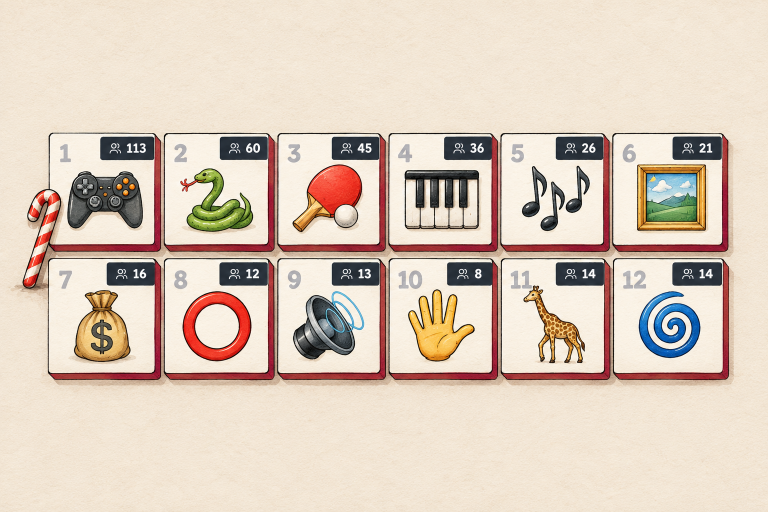
#> input picture components/room/tools/art/projects/advent-of-no-code.png, 1536 x 1024 px, given in place of levels.png, which was not available (shown at 1/2 size)
$ python projects.py
#> lines starting #> are read from the running program, lines starting #| are printed output that depends on the picture
"""Ship the project cards for the Projects section of /room/.

Each project is one clean thing painted by ChatGPT in the room's ink and watercolour, from its real
screenshot or photo (prompts: prompts/project-<slug>.txt, paintings: art/projects/<slug>.png, the
real references: art/projects/refs/). For every card this writes two images into
public/lab/room/projects/:

    <slug>.webp         the painting, in colour
    <slug>-pencil.webp  the same picture in pencil on paper, shown at rest

The page cross-fades from pencil to colour on hover. Photos of people and dark objects (SOFT) get a
lighter, warmer pencil with almost no outlines, so faces don't turn eerie.

    python3 components/room/tools/projects.py
"""

from pathlib import Path

import numpy as np
from PIL import Image
from scipy import ndimage

HERE = Path(__file__).parent
ART = HERE / "art" / "projects"
OUT = HERE.parents[2] / "public" / "lab" / "room" / "projects"
SIZE = (1080, 720)
WIDTHS = (540, 720)  # extra widths for srcset; the cards show at about 340 CSS px

SLUGS = ["levels", "youtldr", "zlta-stopa", "mood-radio", "pegboard-toy", "ai-build-week", "cmux-deck", "bratislava-slushd", "advent-of-no-code", "howthings-work", "tada", "enkiplate"]
SOFT = {"pegboard-toy", "ai-build-week", "cmux-deck", "bratislava-slushd", "tada"}

PAPER = np.array([0.947, 0.921, 0.876])
GRAPHITE = {False: np.array([0.27, 0.25, 0.23]), True: np.array([0.36, 0.31, 0.26])}


def cover(im: Image.Image, size: tuple) -> Image.Image:
#> called with size = (1080, 720)
    w, h = size
#> w = 1080; h = 720
    scale = max(w / im.width, h / im.height)
#> scale = 0.703
    im = im.resize((round(im.width * scale), round(im.height * scale)), Image.LANCZOS)
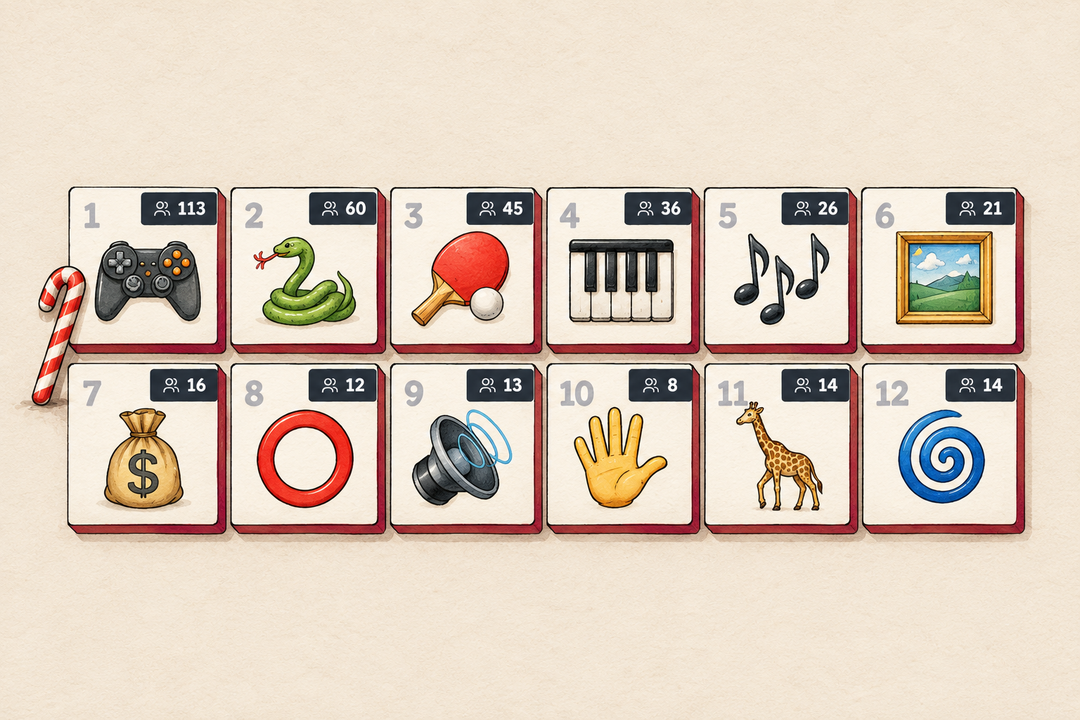
#> im: PIL image 1080x720 RGB; mean R, G, B 220.3, 204.1, 189
    x, y = (im.width - w) // 2, (im.height - h) // 2
#> x = 0; y = 0
    return im.crop((x, y, x + w, y + h))


def pencil(rgb: np.ndarray, soft: bool, seed: int) -> np.ndarray:
    """Graphite on paper: tone from a slightly blurred picture, outlines from its own edges, a
    little hatching in the darks, and paper grain."""
#> called with soft = False, seed = 0
    lum = rgb[..., 0] * 0.299 + rgb[..., 1] * 0.587 + rgb[..., 2] * 0.114
    tone = ndimage.uniform_filter(lum, 4)
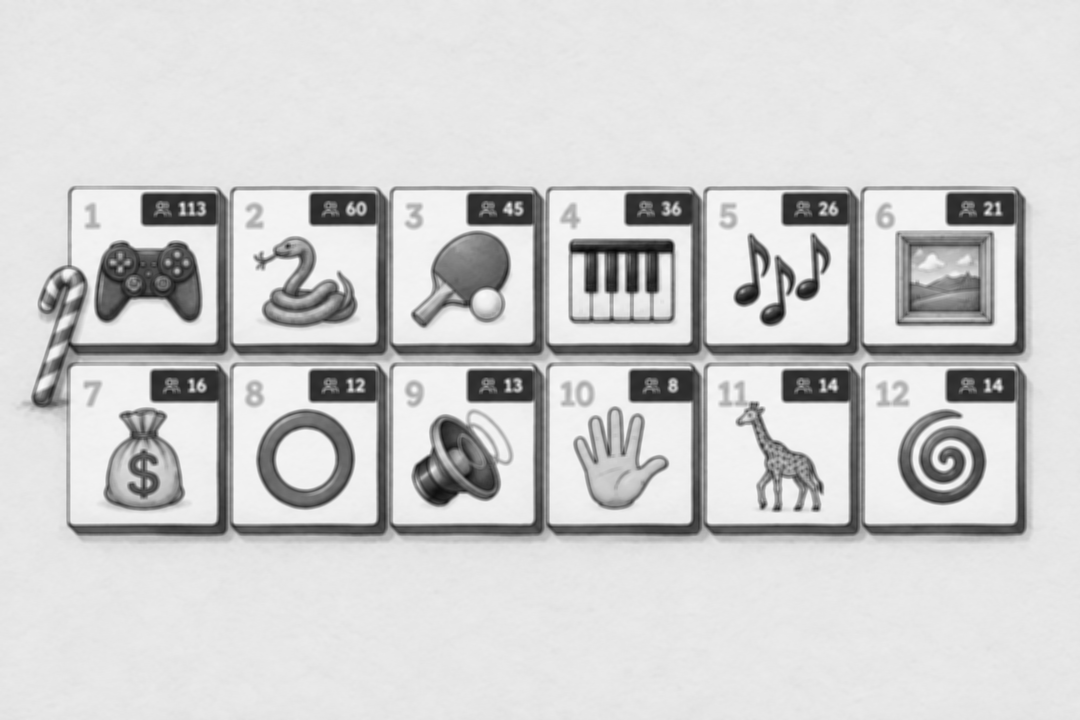
#> tone: shape (720, 1080) float64; min 0.0272, max 0.977, mean 0.813
    edge = np.clip(np.hypot(ndimage.sobel(lum, 1), ndimage.sobel(lum, 0)) * 0.25, 0, 1)
    fill = (1 - tone) ** (1.7 if soft else 1.35) * (0.5 if soft else 0.66)
    lines = edge * (0.08 if soft else 0.3)
    h, w = lum.shape
#> h = 720; w = 1080
    yy, xx = np.mgrid[0:h, 0:w]
    hatch = 0.0 if soft else ((((xx + yy) * 0.18) % 1) > 0.55) * np.clip((1 - tone - 0.45) / 0.45, 0, 1) * 0.06
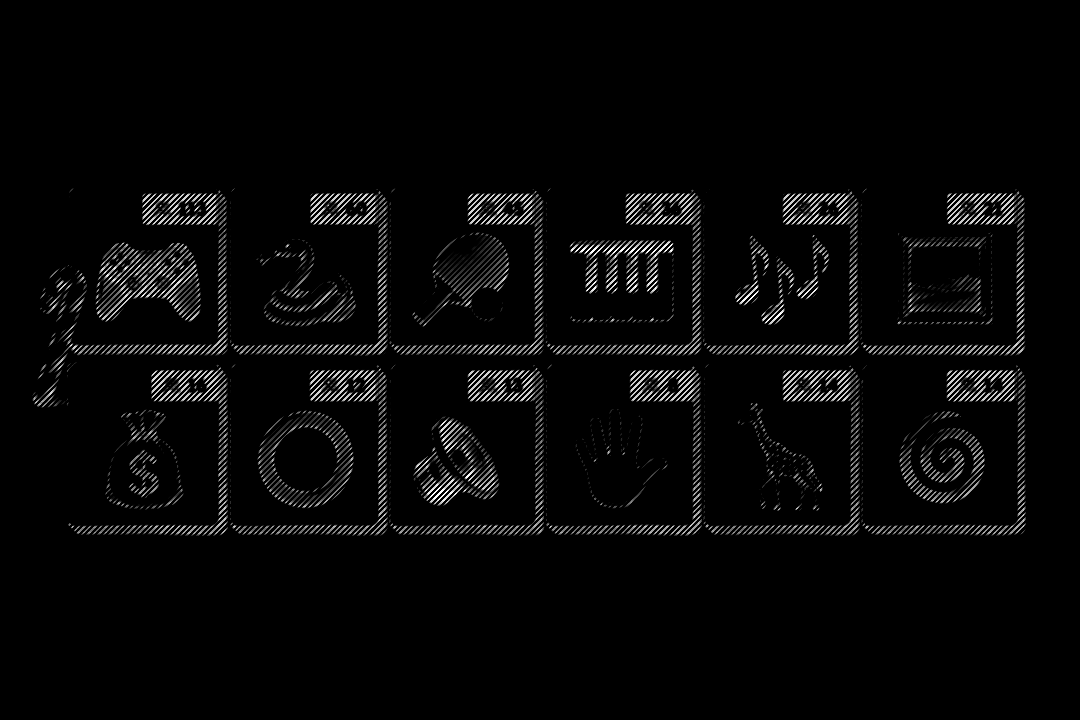
#> hatch: shape (720, 1080) float64; min 0, max 0.06, mean 0.00175; drawn with min black and max white
    rng = np.random.default_rng(seed)
    grain = (rng.random((h, w)) - 0.5) * 0.06 + (ndimage.gaussian_filter(rng.random((h, w)), 6) - 0.5) * 0.35
    amount = np.clip(fill + lines + hatch, 0, 0.74)[..., None]
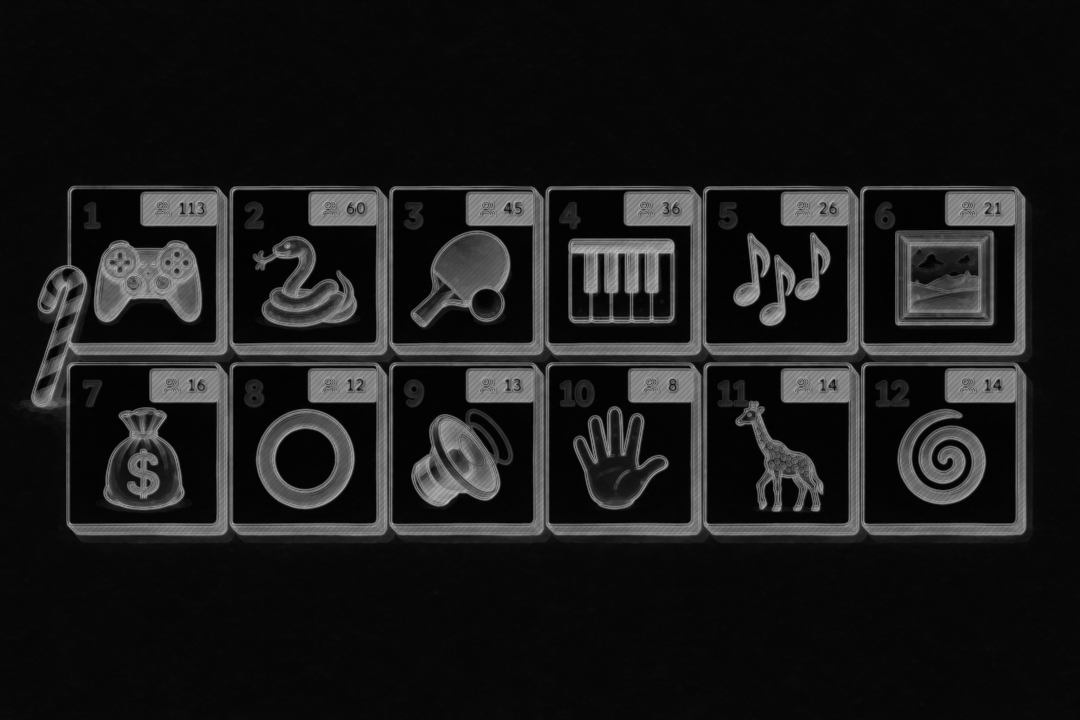
#> amount: shape (720, 1080, 1) float64; min 0.00571, max 0.74, mean 0.107
    graphite = GRAPHITE[soft]
    return np.clip(PAPER + (graphite - PAPER) * amount + grain[..., None], 0, 1)
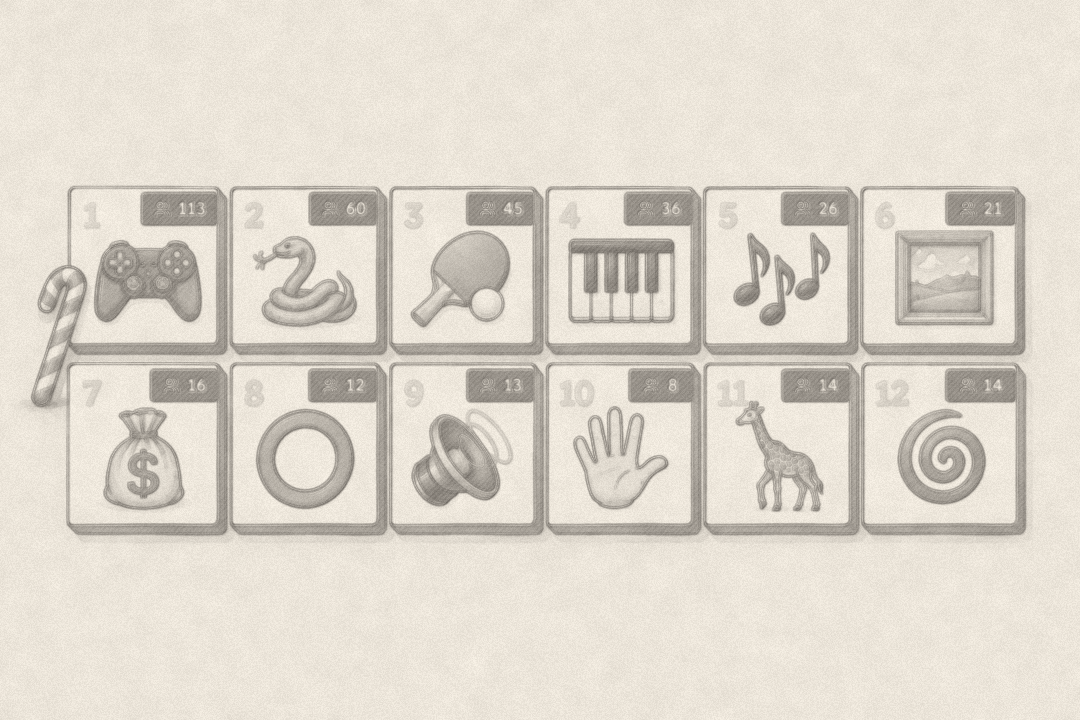
#> returned value: shape (720, 1080, 3) float64; mean of channels 0, 1, 2 0.875, 0.85, 0.807; drawn as R, G, B


def main() -> None:
    OUT.mkdir(parents=True, exist_ok=True)
    for index, slug in enumerate(SLUGS):
        card = cover(Image.open(ART / f"{slug}.png").convert("RGB"), SIZE)
        card.save(OUT / f"{slug}.webp", "WEBP", quality=80, method=6)
        rgb = np.asarray(card, dtype=np.float64) / 255
        grey = Image.fromarray((pencil(rgb, slug in SOFT, index) * 255).astype(np.uint8))
        grey.save(OUT / f"{slug}-pencil.webp", "WEBP", quality=78, method=6)
        for width in WIDTHS:
            size = (width, round(width * SIZE[1] / SIZE[0]))
            card.resize(size, Image.LANCZOS).save(OUT / f"{slug}-{width}.webp", "WEBP", quality=80, method=6)
            grey.resize(size, Image.LANCZOS).save(OUT / f"{slug}-pencil-{width}.webp", "WEBP", quality=78, method=6)
#> this loop made 2 passes
#> pass 2, in main, `card.resize(size, Image.LANCZOS).save(OUT / f"{slug}-{width}.webp", "W..`:
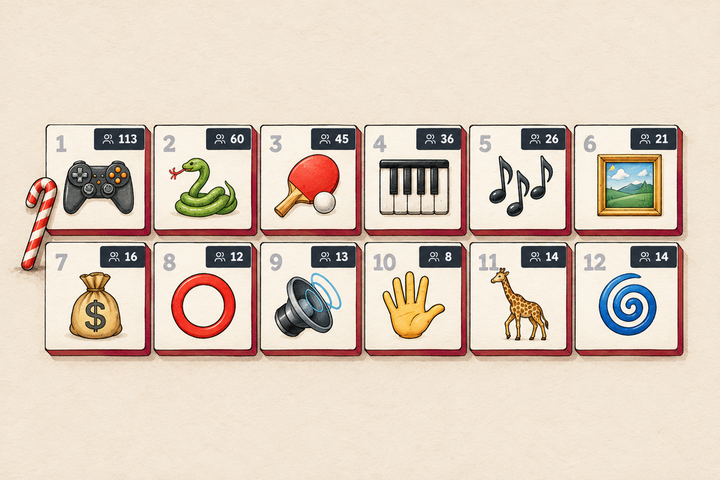
#> saved as levels-720.webp: PIL image 720x480 RGB; mean R, G, B 220.2, 204.1, 188.9
        sizes = [(OUT / f"{slug}{suffix}.webp").stat().st_size // 1024 for suffix in ("", "-pencil")]
        print(f"{slug:18} colour {sizes[0]} KB, pencil {sizes[1]} KB")
#> pass 2 of the loop in main, `for index, slug in enumerate(SLUGS):`:
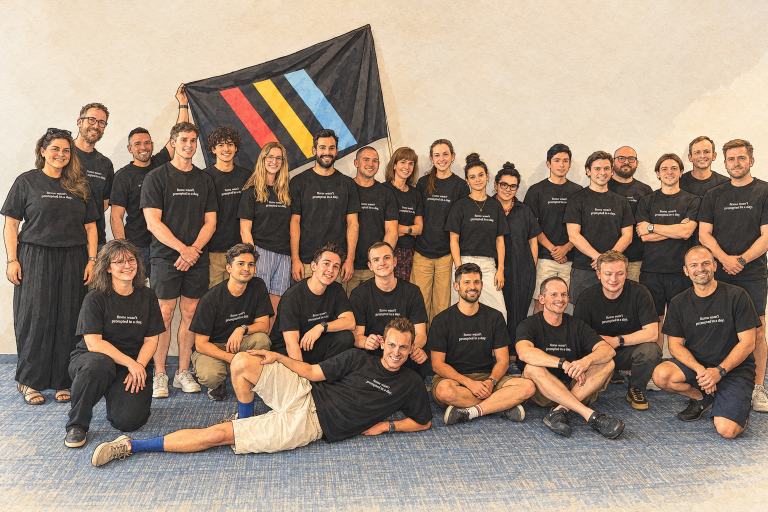
#> input picture components/room/tools/art/projects/ai-build-week.png, 1536 x 1024 px, given in place of youtldr.png, which was not available (shown at 1/2 size)
#> in pencil (call 2), `return np.clip(PAPER + (graphite - PAPER) * amount + grain[..., None],..`:
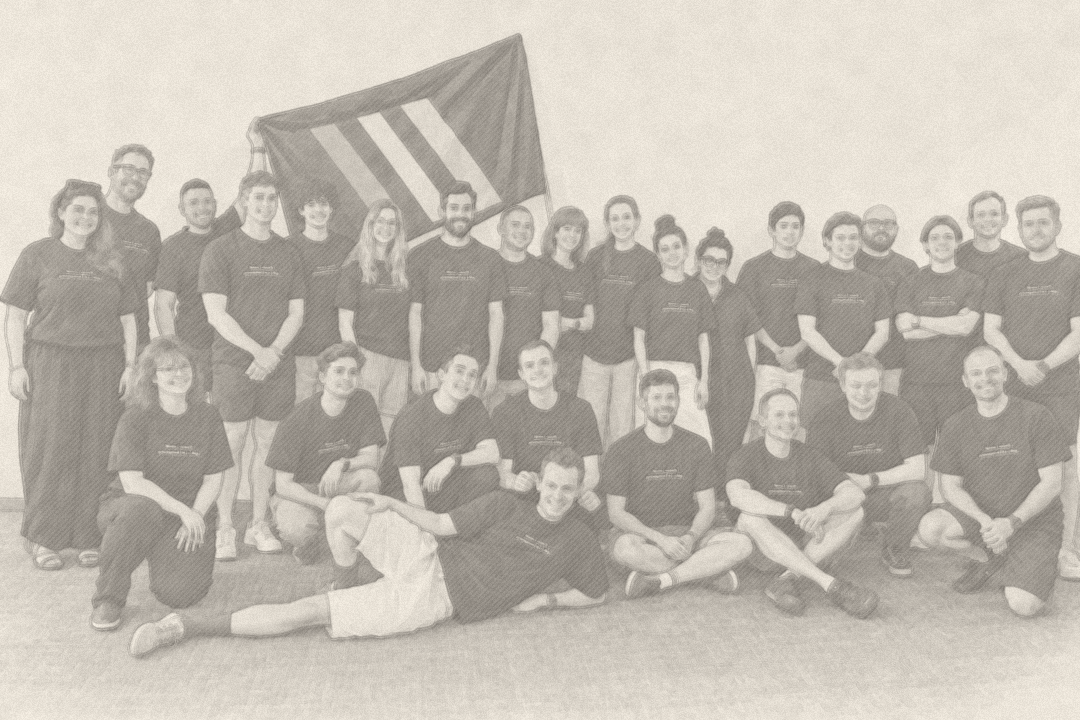
#> returned value: shape (720, 1080, 3) float64; mean of channels 0, 1, 2 0.761, 0.737, 0.699; drawn as R, G, B
#> the loop in main, `for width in WIDTHS:` made 2 passes
#> pass 2, in main, `card.resize(size, Image.LANCZOS).save(OUT / f"{slug}-{width}.webp", "W..`:
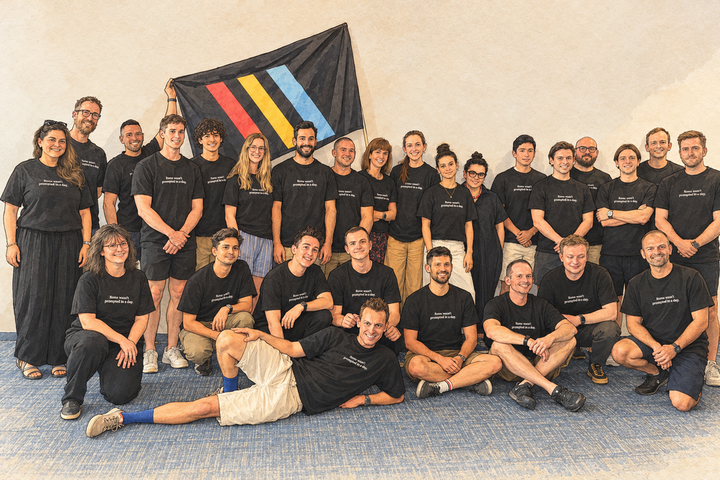
#> saved as youtldr-720.webp: PIL image 720x480 RGB; mean R, G, B 154.8, 136.9, 121.3


if __name__ == "__main__":
#> (the run stopped early here; a loop or call above may not have finished)
